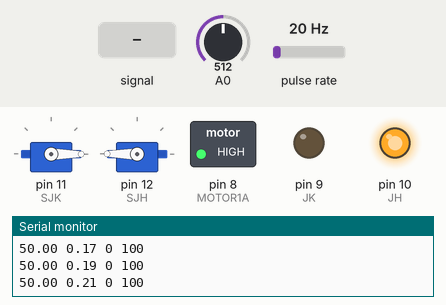
This sketch was run on a simulated Arduino Uno, built with avr-gcc and run on an emulated ATmega328P. Parts: 2 × servo, switched loads named in the sketch (green lamp = pin HIGH), output pins drawn as LEDs (lit = HIGH), the last lines printed to the serial monitor. Wiring (inferred from the names in the program): pulse sensor: data pin 2. Inputs (shaded band) come from the test bench; at power-on: A0 = 512, pulse rate 20 Hz.

Above: at 1.2 s.
1.3 s: A0 fed a 200 Hz sine of ±81 counts around its level
At 2.36 s:
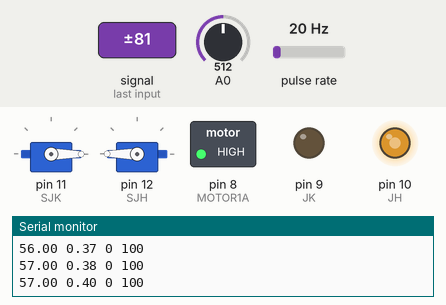
At 3.28 s:
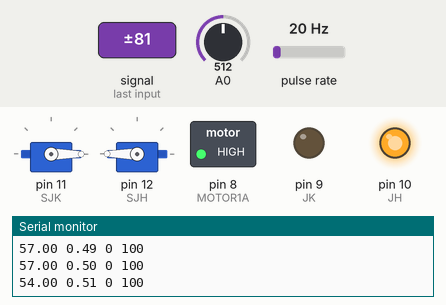
4.3 s: A0 set to 716
Timing chart, 0 to 7.3 s (numbered marks = the images above; inputs shaded):
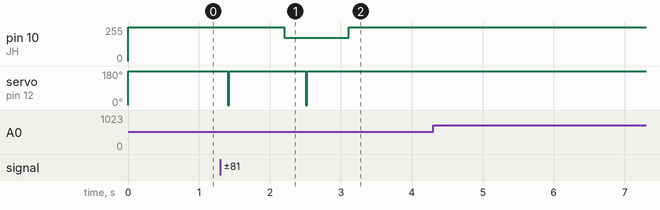

The sketch:

final_26_mei.ino
```cpp
#define JK 9// JERUK KUNING
#define JH 10// JERUK HIJAU

#include <Servo.h>

Servo SJK;// SERVO JERUK KUNING
Servo SJH;// SERVO JERUK KUNING

int kuning = 0;
int hijau = 0;

//[2] Deklarasi
//[2a]Deklarasi library
      #include <LiquidCrystal_I2C.h> //library LCD I2C

//[2b]Deklarasi program LCD
      LiquidCrystal_I2C lcd(0x27, 16, 2); //set-up LCD

//[2c]Deklarasi Program Motor Encoder
      #define ENCODEROUTPUT 823 //pulse per rotartion (pulsa yang dihasilkan encoder, dari datasheet)
//[2d]Deklarasi pin yang digunakan
    const int HALLSEN_A = 2;
      const int HALLSEN_B = 4;// Hall sensor A (Encoder Output A) dihubungkan ke pin 2 (external interrupt)
      const int MOTOR1A = 8;
      const int MOTOR1B = 9;
      const int EN1 = 10;//EN1 dihubungkan ke pin 11 (jika ingin mengatur kecepatan motor)

      volatile long encoderValue = 0; //The sample code for driving one way motor encoder

      int interval = 100;
      long previousMillis = 0;
      long currentMillis = 0;
      int rpm = 0;
//[2e]Deklarasi SV, PV, MV
      float SV, PV;
      int MV;
//[2f]Deklarasi perhitungan PID Control
      float Kp,et,et_1,Ti,Ki,Kd,edif,Td,P,I,D;
      float eint, eint_1, eint_update;
//[2g]Deklarasi perhitungan filter
      float PVf, PVf_1, fc, RC, a, ts;
//[2h]Deklarasi variable time sampling
      unsigned long t;
      double t_1, Ts;
//[2i]Deklarasi untuk plotting
      float interval_elapsed, interval_limit;

String cmd1 = "";

String skuning = " KUNING ";
String shijau = " HIJAU ";

void signalsetup(){

  pinMode(JK, INPUT);
  pinMode(JH, INPUT);

  digitalWrite(JK, LOW);
  digitalWrite(JH, LOW);
}

void servosetup(){

  SJK.attach(11);
  SJH.attach(12);
}

void setup() {
//[3] Setup untuk sistem

      signalsetup();
      servosetup();

      Serial.begin(9600);
      EncoderInit();//memanggil program dari fungsi EncoderInit()
      pinMode(HALLSEN_A, INPUT);
      pinMode(HALLSEN_B, INPUT);

//[3b]Set pin yang dipakai
      pinMode(MOTOR1A, OUTPUT);
      pinMode(MOTOR1B, OUTPUT);
      pinMode(EN1, OUTPUT);

//[3c]Set program motor DC
      digitalWrite(MOTOR1A, HIGH);
      digitalWrite(MOTOR1B, LOW);

      encoderValue = 0;
      previousMillis = millis();

//[3d]Setup paramter filter yang dipakai
      fc=0.00179; //0.00383;//hasil perhitungan menggunakan filter orde 1//sebelumnya 0.00179
      RC=1/(6.28*fc);
      ts=0.01;//diukur manual terlebih dahulu
      a=RC/ts;
      PVf_1=0;

//[3e]Setting untuk mengatur durasi tampilan
      interval_elapsed=0;
      interval_limit=0.1;
      t=0;
//[3f]Set parameter kendali
   Kp=7; //6; (Bagi 11) //66; (Awal)
      Ti=4; //3.883; (Kali 11) //0.353 (Awal)
      Td=0.110; //0.97075; (Kali 11) //0.08825 (Awal)

      //untuk menghindari infinity 'NAND', ketike Ti=0;
      if(Ti==0){
         Ki=0;}
           else{
            Ki=Kp/Ti;}
            Kd=Kp*Td;
            eint_1=0;//set awal untuk luasan
}

void logicsignal(){

  if(kuning != LOW){

      SJK.write(180);
      cmd1 = skuning;
  }else{
      SJK.write(0);
  }

  if(hijau != LOW){

      SJH.write(180);
      cmd1 = shijau;
  }else{
      SJH.write(0);
  }
}

void scansignal(){

  kuning = digitalRead(JK);
  hijau = digitalRead(JH);
}

//[4]
void loop() {

  scansignal();
  logicsignal();

//[4a]Baca SV
      SV = analogRead(A0);
      SV =  map (SV, 0,1023, 0,100);
//[4b]Membaca PV
      PV=rpm;
      //Program Encoder
      //Update nilai Rpm setiap 1 detik
      currentMillis = millis();
      if(currentMillis - previousMillis > interval){
        previousMillis = currentMillis;
        // Revolutions per minute (RPM) =
        // (total encoder pulsa in 1s/motor encoder output) x 60 s
        rpm = (float)(encoderValue * 600 / ENCODEROUTPUT);
        // Monitor hanya diupdate ketika ada bacaan (rpm > 0)
        if(rpm < 0) {
          rpm=0;
        }
        else{
          rpm=rpm;
        }
          encoderValue = 0;
       }

//[4c]Filter PV
      PVf=(PV+a*PVf_1)/(a+1);
      PVf_1=PVf;//untk perhitungan selanjutnya
//[4d]Hitung error, e=SV-PVf
      et=SV-PVf;
//[4e]Menghitung bagian P
      P=Kp*et;
//[4f]Menghitung bagian I dan D
      eint_update=((et+et_1)*Ts)/2;
      eint=eint_1+eint_update;
      I=Ki*eint;
      edif=(et-et_1)/0.01;
      D = Kd*edif;
//[4g]Menghitung bagian PID
      MV=P+I+D;
      //Membatasi keluaran MV agar tdk lebih dari spesifikasi arduino (PWM=0 s.d 255)
      if(MV >255){
        MV=255;}
      else if(MV<0){
        MV=0;}
      else{
        MV=MV;}
      //Menuliskan MV ke pin output, disini menggunakan pin 10
      analogWrite(10, MV);
//[4h]Menghitung Ts
      t_1 = t;
      t = millis();
      Ts = (t - t_1)/1000; //proses perhitungan Time Sampling [Ts] sudah dalam second
//[4i]Menghitung waktu elapsed untuk enentukan kapan nilai di display
      interval_elapsed = interval_elapsed + Ts; //menjumlahkan besarnya Ts secara terus menerus.
//[4j]Cek hasil penjumlahan Ts akan di cek apakah sudah sama/lebih dari batas interval
      if(interval_elapsed >= interval_limit){
//[4k]tampilkan di display plotter dan LCD
      Serial.print(SV);
      Serial.print(" ");
      Serial.print(PVf);
      Serial.print(" ");
      Serial.print(0);
      Serial.print(" ");
      Serial.println(100);


//[4l]reset nilai IE
      interval_elapsed=0;
      }//setelah ditampilkan agar perhitungan diulang dari nol lagi

      else {interval_elapsed = interval_elapsed;}

//[4m]Set untuk perhitungan selanjutnya
      et_1=et;
      eint_1=eint;
}
//[5] Fungsi Encoder Init
      void EncoderInit(){
         attachInterrupt(digitalPinToInterrupt(HALLSEN_A), updateEncoder, RISING);
      }
     //Menambahkan encoderValue dengan 1, setiap encoder mendeteksi sinyal naik(rising)
     //dari hall sensor A
     void updateEncoder(){
        encoderValue++;
     }
```

Measured:
- after the input at 1.3 s, pin 10 (JH): 255/255 → 174/255 after 0.90 s, → 255/255 0.91 s later; servo on pin 12 (SJH): alternates 180° for 1.1 s and 0° for 0.02 s, starting after 0.10 s
